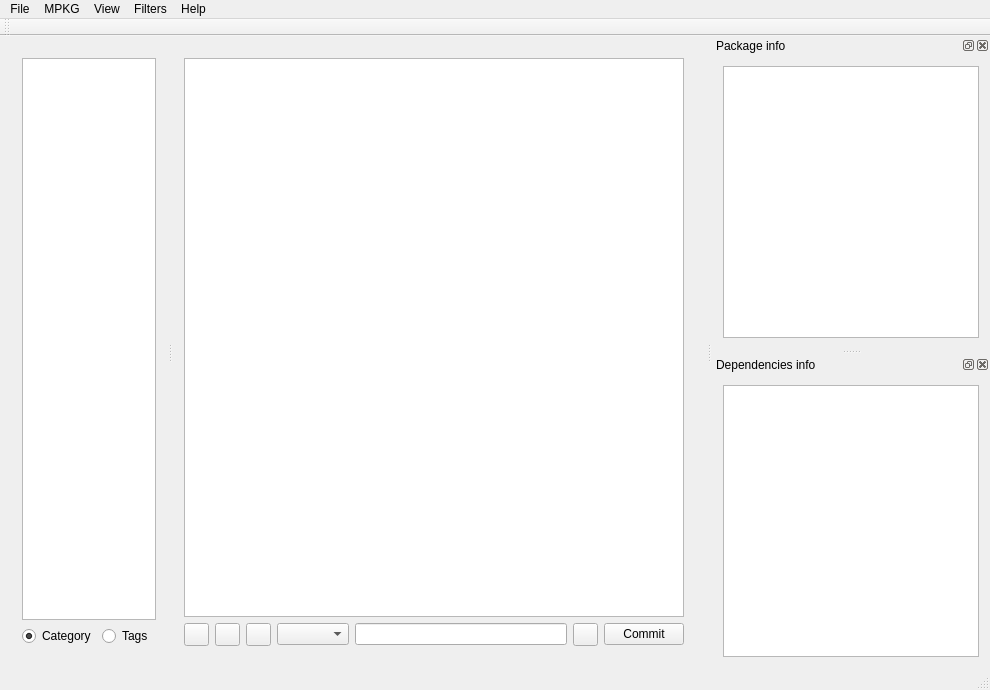
<?xml version="1.0" encoding="UTF-8"?>
<ui version="4.0">
 <class>MainWindowClass</class>
 <widget class="QMainWindow" name="MainWindowClass">
  <property name="geometry">
   <rect>
    <x>0</x>
    <y>0</y>
    <width>990</width>
    <height>690</height>
   </rect>
  </property>
  <property name="windowTitle">
   <string>Apackager: MPKG Package manager</string>
  </property>
  <property name="windowIcon">
   <iconset resource="resources.qrc">
    <normaloff>:/icons/applications-system.png</normaloff>:/icons/applications-system.png</iconset>
  </property>
  <widget class="QWidget" name="centralWidget">
   <layout class="QVBoxLayout" name="verticalLayout_5">
    <item>
     <widget class="QSplitter" name="splitter">
      <property name="sizePolicy">
       <sizepolicy hsizetype="Preferred" vsizetype="Preferred">
        <horstretch>0</horstretch>
        <verstretch>0</verstretch>
       </sizepolicy>
      </property>
      <property name="minimumSize">
       <size>
        <width>0</width>
        <height>0</height>
       </size>
      </property>
      <property name="sizeIncrement">
       <size>
        <width>0</width>
        <height>0</height>
       </size>
      </property>
      <property name="baseSize">
       <size>
        <width>0</width>
        <height>0</height>
       </size>
      </property>
      <property name="frameShadow">
       <enum>QFrame::Plain</enum>
      </property>
      <property name="orientation">
       <enum>Qt::Horizontal</enum>
      </property>
      <property name="opaqueResize">
       <bool>true</bool>
      </property>
      <property name="handleWidth">
       <number>6</number>
      </property>
      <property name="childrenCollapsible">
       <bool>true</bool>
      </property>
      <widget class="QWidget" name="layoutWidget">
       <layout class="QVBoxLayout" name="verticalLayout_2">
        <item>
         <widget class="QListView" name="tagView">
          <property name="iconSize">
           <size>
            <width>20</width>
            <height>20</height>
           </size>
          </property>
         </widget>
        </item>
        <item>
         <layout class="QHBoxLayout" name="horizontalLayout_2">
          <item>
           <widget class="QRadioButton" name="radioButtonCategory">
            <property name="text">
             <string>Category</string>
            </property>
            <property name="checked">
             <bool>true</bool>
            </property>
           </widget>
          </item>
          <item>
           <widget class="QRadioButton" name="radioButtonTags">
            <property name="text">
             <string>Tags</string>
            </property>
           </widget>
          </item>
          <item>
           <spacer name="horizontalSpacer">
            <property name="orientation">
             <enum>Qt::Horizontal</enum>
            </property>
            <property name="sizeHint" stdset="0">
             <size>
              <width>40</width>
              <height>20</height>
             </size>
            </property>
           </spacer>
          </item>
         </layout>
        </item>
       </layout>
      </widget>
      <widget class="QWidget" name="layoutWidget">
       <layout class="QVBoxLayout" name="verticalLayout">
        <item>
         <widget class="QTableView" name="pkgView">
          <property name="enabled">
           <bool>true</bool>
          </property>
          <property name="minimumSize">
           <size>
            <width>500</width>
            <height>0</height>
           </size>
          </property>
          <property name="contextMenuPolicy">
           <enum>Qt::NoContextMenu</enum>
          </property>
          <property name="dragEnabled">
           <bool>false</bool>
          </property>
          <property name="selectionMode">
           <enum>QAbstractItemView::SingleSelection</enum>
          </property>
          <property name="selectionBehavior">
           <enum>QAbstractItemView::SelectRows</enum>
          </property>
          <property name="iconSize">
           <size>
            <width>20</width>
            <height>20</height>
           </size>
          </property>
          <property name="showGrid">
           <bool>false</bool>
          </property>
          <property name="sortingEnabled">
           <bool>true</bool>
          </property>
          <attribute name="horizontalHeaderCascadingSectionResizes">
           <bool>false</bool>
          </attribute>
          <attribute name="horizontalHeaderHighlightSections">
           <bool>true</bool>
          </attribute>
          <attribute name="horizontalHeaderStretchLastSection">
           <bool>false</bool>
          </attribute>
         </widget>
        </item>
        <item>
         <layout class="QHBoxLayout" name="horizontalLayout">
          <item>
           <widget class="QToolButton" name="cmdChkAll">
            <property name="minimumSize">
             <size>
              <width>25</width>
              <height>0</height>
             </size>
            </property>
            <property name="maximumSize">
             <size>
              <width>25</width>
              <height>16777215</height>
             </size>
            </property>
            <property name="text">
             <string/>
            </property>
            <property name="icon">
             <iconset resource="resources.qrc">
              <normaloff>:/icons/installed.png</normaloff>:/icons/installed.png</iconset>
            </property>
           </widget>
          </item>
          <item>
           <widget class="QToolButton" name="cmdUchkAll">
            <property name="minimumSize">
             <size>
              <width>25</width>
              <height>0</height>
             </size>
            </property>
            <property name="maximumSize">
             <size>
              <width>25</width>
              <height>16777215</height>
             </size>
            </property>
            <property name="text">
             <string/>
            </property>
            <property name="icon">
             <iconset resource="resources.qrc">
              <normaloff>:/icons/remove.png</normaloff>:/icons/remove.png</iconset>
            </property>
           </widget>
          </item>
          <item>
           <widget class="QToolButton" name="cmdResetAll">
            <property name="minimumSize">
             <size>
              <width>25</width>
              <height>0</height>
             </size>
            </property>
            <property name="maximumSize">
             <size>
              <width>25</width>
              <height>16777215</height>
             </size>
            </property>
            <property name="text">
             <string/>
            </property>
            <property name="icon">
             <iconset resource="resources.qrc">
              <normaloff>:/icons/clear.png</normaloff>:/icons/clear.png</iconset>
            </property>
           </widget>
          </item>
          <item>
           <widget class="QComboBox" name="comboBoxFilter"/>
          </item>
          <item>
           <widget class="QLineEdit" name="lineEditFilter"/>
          </item>
          <item>
           <widget class="QToolButton" name="cmdClearFilter">
            <property name="minimumSize">
             <size>
              <width>25</width>
              <height>0</height>
             </size>
            </property>
            <property name="maximumSize">
             <size>
              <width>25</width>
              <height>16777215</height>
             </size>
            </property>
            <property name="text">
             <string/>
            </property>
            <property name="icon">
             <iconset resource="resources.qrc">
              <normaloff>:/icons/clear.png</normaloff>:/icons/clear.png</iconset>
            </property>
           </widget>
          </item>
          <item>
           <widget class="QPushButton" name="cmdCommit">
            <property name="text">
             <string>Commit</string>
            </property>
           </widget>
          </item>
         </layout>
        </item>
       </layout>
      </widget>
     </widget>
    </item>
   </layout>
  </widget>
  <widget class="QMenuBar" name="menuBar">
   <property name="geometry">
    <rect>
     <x>0</x>
     <y>0</y>
     <width>990</width>
     <height>24</height>
    </rect>
   </property>
   <widget class="QMenu" name="menuMPKG">
    <property name="title">
     <string>File</string>
    </property>
    <addaction name="actionOpen"/>
    <addaction name="separator"/>
    <addaction name="actionQuit"/>
   </widget>
   <widget class="QMenu" name="menuRopositories">
    <property name="title">
     <string>MPKG</string>
    </property>
    <addaction name="actionCommit"/>
    <addaction name="separator"/>
    <addaction name="actionUpdate_repository_data"/>
    <addaction name="actionReload_package_list"/>
    <addaction name="separator"/>
    <addaction name="actionSettings"/>
    <addaction name="separator"/>
    <addaction name="actionReset_queue"/>
    <addaction name="actionClean_cache"/>
   </widget>
   <widget class="QMenu" name="menuFilters">
    <property name="title">
     <string>Filters</string>
    </property>
    <addaction name="actionHide_deprecated"/>
    <addaction name="actionHide_installed"/>
    <addaction name="actionHide_not_installed"/>
    <addaction name="actionHide_installed_deprecated"/>
    <addaction name="actionHide_updated"/>
   </widget>
   <widget class="QMenu" name="menuView">
    <property name="title">
     <string>View</string>
    </property>
    <addaction name="actionPackage_info"/>
    <addaction name="actionDependency"/>
    <addaction name="separator"/>
    <addaction name="actionToolbar"/>
   </widget>
   <widget class="QMenu" name="menuHelp">
    <property name="title">
     <string>Help</string>
    </property>
    <addaction name="actionAbaut"/>
   </widget>
   <addaction name="menuMPKG"/>
   <addaction name="menuRopositories"/>
   <addaction name="menuView"/>
   <addaction name="menuFilters"/>
   <addaction name="menuHelp"/>
  </widget>
  <widget class="QStatusBar" name="statusBar"/>
  <widget class="QDockWidget" name="dockWidgetPackageInfo">
   <property name="acceptDrops">
    <bool>false</bool>
   </property>
   <property name="floating">
    <bool>false</bool>
   </property>
   <property name="features">
    <set>QDockWidget::AllDockWidgetFeatures</set>
   </property>
   <property name="allowedAreas">
    <set>Qt::BottomDockWidgetArea|Qt::LeftDockWidgetArea|Qt::RightDockWidgetArea</set>
   </property>
   <property name="windowTitle">
    <string>Package info</string>
   </property>
   <attribute name="dockWidgetArea">
    <number>2</number>
   </attribute>
   <widget class="QWidget" name="dockWidgetContents">
    <layout class="QVBoxLayout" name="verticalLayout_3">
     <item>
      <widget class="QTextEdit" name="textEditPkgInfo">
       <property name="readOnly">
        <bool>true</bool>
       </property>
       <property name="overwriteMode">
        <bool>false</bool>
       </property>
       <property name="textInteractionFlags">
        <set>Qt::LinksAccessibleByKeyboard|Qt::LinksAccessibleByMouse|Qt::TextBrowserInteraction|Qt::TextSelectableByKeyboard|Qt::TextSelectableByMouse</set>
       </property>
      </widget>
     </item>
    </layout>
   </widget>
  </widget>
  <widget class="QDockWidget" name="dockWidgetDependency">
   <property name="contextMenuPolicy">
    <enum>Qt::DefaultContextMenu</enum>
   </property>
   <property name="windowTitle">
    <string>Dependencies info</string>
   </property>
   <attribute name="dockWidgetArea">
    <number>2</number>
   </attribute>
   <widget class="QWidget" name="dockWidgetContents_2">
    <layout class="QVBoxLayout" name="verticalLayout_6">
     <item>
      <widget class="QTextEdit" name="textEditDependencies">
       <property name="readOnly">
        <bool>true</bool>
       </property>
       <property name="textInteractionFlags">
        <set>Qt::TextSelectableByKeyboard|Qt::TextSelectableByMouse</set>
       </property>
      </widget>
     </item>
    </layout>
   </widget>
  </widget>
  <widget class="QToolBar" name="toolBar">
   <property name="windowTitle">
    <string>Toolbar</string>
   </property>
   <attribute name="toolBarArea">
    <enum>TopToolBarArea</enum>
   </attribute>
   <attribute name="toolBarBreak">
    <bool>false</bool>
   </attribute>
  </widget>
  <action name="actionPackage_info">
   <property name="checkable">
    <bool>true</bool>
   </property>
   <property name="text">
    <string>Package info</string>
   </property>
  </action>
  <action name="actionDependency">
   <property name="checkable">
    <bool>true</bool>
   </property>
   <property name="text">
    <string>Dependency</string>
   </property>
  </action>
  <action name="actionHide_deprecated">
   <property name="checkable">
    <bool>true</bool>
   </property>
   <property name="checked">
    <bool>true</bool>
   </property>
   <property name="text">
    <string>Hide deprecated</string>
   </property>
  </action>
  <action name="actionHide_installed">
   <property name="checkable">
    <bool>true</bool>
   </property>
   <property name="text">
    <string>Hide installed</string>
   </property>
  </action>
  <action name="actionHide_not_installed">
   <property name="checkable">
    <bool>true</bool>
   </property>
   <property name="text">
    <string>Hide not installed</string>
   </property>
  </action>
  <action name="actionHide_installed_deprecated">
   <property name="checkable">
    <bool>true</bool>
   </property>
   <property name="text">
    <string>Hide installed deprecated</string>
   </property>
  </action>
  <action name="actionHide_updated">
   <property name="checkable">
    <bool>true</bool>
   </property>
   <property name="text">
    <string>Hide updated</string>
   </property>
  </action>
  <action name="actionToolbar">
   <property name="checkable">
    <bool>true</bool>
   </property>
   <property name="checked">
    <bool>true</bool>
   </property>
   <property name="text">
    <string>Toolbar</string>
   </property>
  </action>
  <action name="actionOpen">
   <property name="icon">
    <iconset resource="resources.qrc">
     <normaloff>:/icons/available-file.png</normaloff>:/icons/available-file.png</iconset>
   </property>
   <property name="text">
    <string>Open</string>
   </property>
   <property name="shortcut">
    <string>Ctrl+O</string>
   </property>
  </action>
  <action name="actionQuit">
   <property name="icon">
    <iconset resource="resources.qrc">
     <normaloff>:/icons/application-exit.png</normaloff>:/icons/application-exit.png</iconset>
   </property>
   <property name="text">
    <string>Quit</string>
   </property>
   <property name="shortcut">
    <string>Ctrl+Q</string>
   </property>
  </action>
  <action name="actionCommit">
   <property name="icon">
    <iconset resource="resources.qrc">
     <normaloff>:/icons/run.png</normaloff>:/icons/run.png</iconset>
   </property>
   <property name="text">
    <string>Commit</string>
   </property>
  </action>
  <action name="actionUpdate_repository_data">
   <property name="icon">
    <iconset resource="resources.qrc">
     <normaloff>:/icons/refresh.png</normaloff>:/icons/refresh.png</iconset>
   </property>
   <property name="text">
    <string>Update repository data</string>
   </property>
   <property name="toolTip">
    <string>Update repository data</string>
   </property>
  </action>
  <action name="actionReload_package_list">
   <property name="icon">
    <iconset resource="resources.qrc">
     <normaloff>:/icons/refresh.png</normaloff>:/icons/refresh.png</iconset>
   </property>
   <property name="text">
    <string>Reload package list</string>
   </property>
  </action>
  <action name="actionSettings">
   <property name="icon">
    <iconset resource="resources.qrc">
     <normaloff>:/icons/settings.png</normaloff>:/icons/settings.png</iconset>
   </property>
   <property name="text">
    <string>Settings</string>
   </property>
  </action>
  <action name="actionReset_queue">
   <property name="icon">
    <iconset resource="resources.qrc">
     <normaloff>:/icons/trash-empty.png</normaloff>:/icons/trash-empty.png</iconset>
   </property>
   <property name="text">
    <string>Reset queue</string>
   </property>
  </action>
  <action name="actionClean_cache">
   <property name="icon">
    <iconset resource="resources.qrc">
     <normaloff>:/icons/edit-clear.png</normaloff>:/icons/edit-clear.png</iconset>
   </property>
   <property name="text">
    <string>Clean cache</string>
   </property>
  </action>
  <action name="actionAbaut">
   <property name="text">
    <string>About</string>
   </property>
  </action>
  <zorder>dockWidgetPackageInfo</zorder>
  <zorder>dockWidgetDependency</zorder>
 </widget>
 <layoutdefault spacing="6" margin="11"/>
 <resources>
  <include location="resources.qrc"/>
 </resources>
 <connections/>
</ui>
